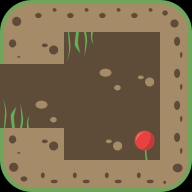

This game map was drawn from its Tiled (.tmx) file and the tilesets committed beside it. A one-line description and the trimmed map source follow:
An orthogonal 6x6 tile map with 32x32 px tiles, 2 tile layers (ground, deco).

<map version="1.0" orientation="orthogonal" renderorder="left-down" width="6" height="6" tilewidth="32" tileheight="32" nextobjectid="12">
 <tileset firstgid="1" source="tileset.tsx" />
 <layer name="ground" width="6" height="6">
  <data>[36 cells, 36 non-empty, 12 distinct tile ids]</data>
 </layer>
 <layer name="deco" width="6" height="6">
  <data>[36 cells, 3 non-empty, 3 distinct tile ids]</data>
 </layer>
</map>
